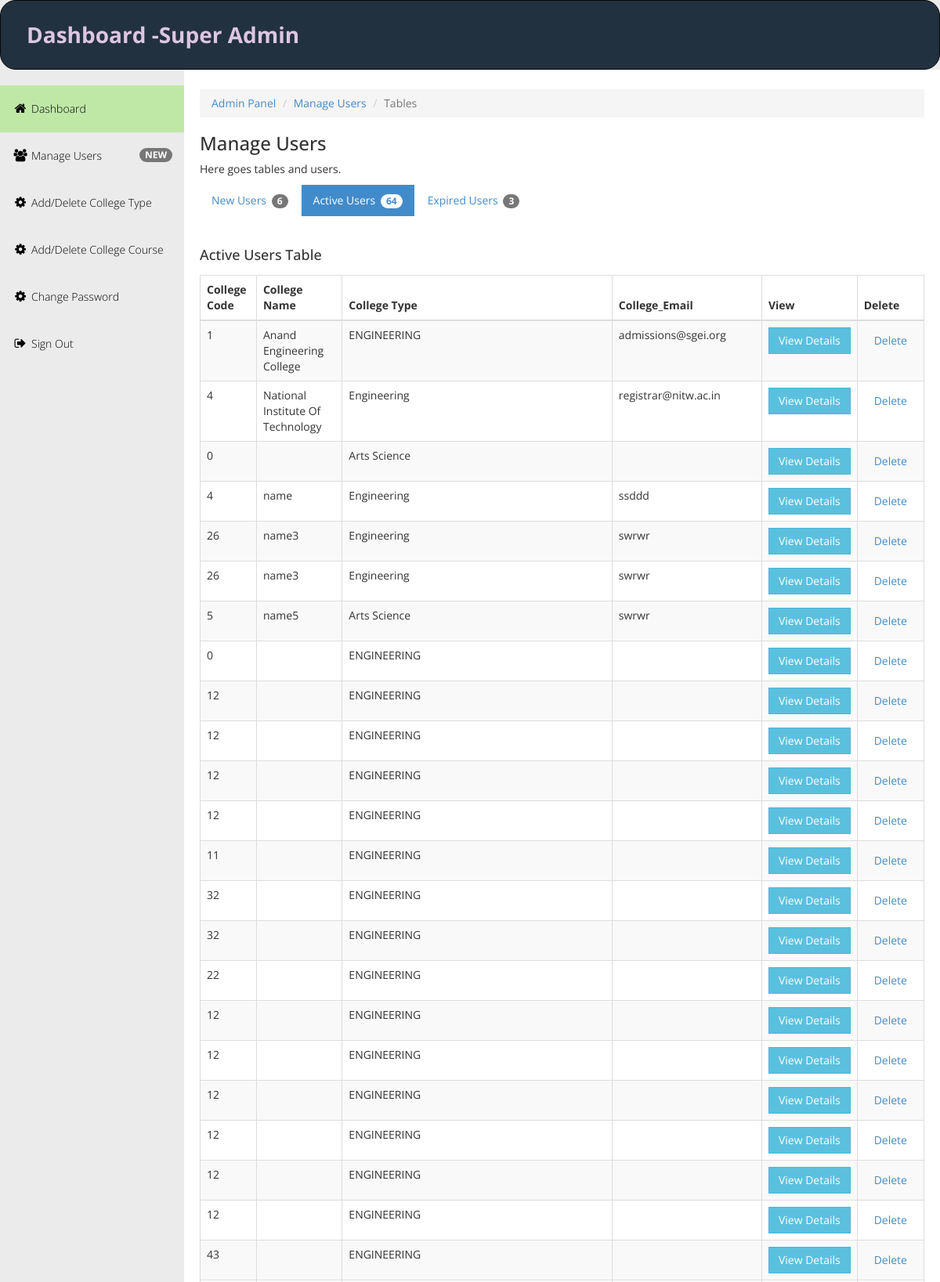
Page /SuperAdmin/tables_active.php (signed in, upper part) on the committed database.
### tables this page shows
CREATE TABLE IF NOT EXISTS `college_detail` (
  `id` int(15) NOT NULL,
  `college_code` int(10) NOT NULL,
  `college_name` varchar(150) NOT NULL,
  `college_rank` int(200) NOT NULL,
  `college_type` varchar(100) NOT NULL,
  `college_est` int(15) NOT NULL,
  `college_courses` varchar(100) NOT NULL,
  `college_faculty` int(20) NOT NULL,
  `college_batch` int(15) NOT NULL,
  `college_pcompany` varchar(40) NOT NULL,
  `college_approved` varchar(40) NOT NULL,
  `college_admode` varchar(20) NOT NULL,
  `college_hostel` varchar(20) NOT NULL,
  `college_hosac` varchar(20) NOT NULL,
  `college_library` varchar(20) NOT NULL,
  `college_address` varchar(50) NOT NULL,
  `college_city` varchar(150) NOT NULL,
  `college_state` varchar(150) NOT NULL,
  `college_pincode` int(6) NOT NULL,
  `college_rlystn` int(4) NOT NULL,
  `college_busstn` int(6) NOT NULL,
  `college_website` varchar(50) NOT NULL,
  `college_contact` int(10) NOT NULL,
  `college_email` varchar(50) NOT NULL,
  `password` varchar(100) NOT NULL,
  `approved` int(2) NOT NULL DEFAULT '0',
  `deleted` int(2) NOT NULL DEFAULT '0',
  `deleted_by` varchar(250) NOT NULL,
  `total_rate` int(250) NOT NULL DEFAULT '0',
  `total_count` int(250) NOT NULL DEFAULT '0',
  `ratings` int(250) NOT NULL DEFAULT '0',
  `visited` int(100) NOT NULL DEFAULT '0',
  `meta` varchar(500) NOT NULL
);

### SuperAdmin/tables_active.php (the view, shortened to what this page needs)
<?php
$sql_new = "SELECT * FROM college_detail WHERE approved= 0 AND deleted= 0";
$result_new = mysql_query($sql_new) OR DIE(mysql_error());
$count_new  = mysql_num_rows($result_new);
$sql_active = "SELECT * FROM college_detail WHERE approved= 1 AND deleted= 0";
$result_active = mysql_query($sql_active) OR DIE(mysql_error());
$count_active  = mysql_num_rows($result_active);
$sql_expired = "SELECT * FROM college_detail WHERE deleted= 1";
$result_expired = mysql_query($sql_expired) OR DIE(mysql_error());
$count_expired  = mysql_num_rows($result_expired);
?>
<!DOCTYPE html>
<head>
  <link rel="stylesheet" href="css/templatemo_main.css">
</head>
<body>
  <div class="navbar navbar-inverse" role="navigation">
      <div class="navbar-header">
        <div class="logo"><h1>Dashboard -Super Admin</h1></div>
      </div>
    </div>
    <div class="template-page-wrapper">
      <div class="navbar-collapse collapse templatemo-sidebar">
        <ul class="templatemo-sidebar-menu">
          <li class="active"><a href="index.php"><i class="fa fa-home"></i>Dashboard</a></li>
          <li><a href="tables.php"><i class="fa fa-users"></i><span class="badge pull-right">NEW</span>Manage Users</a></li>
          <li><a href="add_college_type.php"><i class="fa fa-cog"></i>Add/Delete College Type</a></li>
          <li><a href="add_college_courses.php"><i class="fa fa-cog"></i>Add/Delete College Course</a></li>
          <li><a href="change_password.php"><i class="fa fa-cog"></i>Change Password</a></li>
          <li><a href="javascript:;" data-toggle="modal" data-target="#confirmModal"><i class="fa fa-sign-out"></i>Sign Out</a></li>
        </ul>
      </div>
      <div class="templatemo-content-wrapper">
        <div class="templatemo-content">
          <ol class="breadcrumb">
            <li><a href="index.html">Admin Panel</a></li>
            <li><a href="#">Manage Users</a></li>
            <li class="active">Tables</li>
          </ol>
          <h1>Manage Users</h1>
          <p>Here goes tables and users.</p>
          <div class="row margin-bottom-30">
            <div class="col-md-12">
              <ul class="nav nav-pills">
                <li><a href="tables.php">New Users <span class="badge"><?php echo $count_new; ?></span></a></li>
                <li class="active"><a href="tables_active.php">Active Users <span class="badge"><?php echo $count_active; ?></span></a></li>
                <li><a href="tables_expired.php">Expired Users <span class="badge"><?php echo $count_expired; ?></span></a></li>
              </ul>
            </div>
          </div>
          <div class="row">
            <div class="col-md-12">
              <div class="table-responsive">
                <h4 class="margin-bottom-15">Active Users Table</h4>
                <table class="table table-striped table-hover table-bordered">
                  <thead>
                    <tr>
                      <th>College Code</th>
                      <th>College Name</th>
                      <th>College Type</th>
                      <th>College_Email</th>
                      <th>View</th>
                      <th>Delete</th>
                    </tr>
                  </thead>
                  <tbody>
                  <?php while($row_active = mysql_fetch_array($result_active)) { ?>
                    <tr>
                      <td><?php echo $row_active['college_code'];   ?></td>
                      <td><?php echo $row_active['college_name'];   ?></td>
                      <td><?php echo $row_active['college_type'];   ?></td>
                      <td><?php echo $row_active['college_email'];   ?></td>
                      <td>
                        <div class="btn-group">
                          <a href= "../college_details.php" ><button type="button" class="btn btn-info">View Details</button></a>
                        </div>
                      </td>
                      <td><a href="http://localhost/shashank/SuperAdmin/tables_active.php?code=<?php echo $row_active['id']; ?>" class="btn btn-link">Delete</a></td>
                    </tr>
                    <?php } ?>
                  </tbody>
                </table>
              </div>
          </div>
        </div>
      </div>
    </div>
</div>
  </body>
</html>

### SuperAdmin/css/templatemo_main.css (style rules this page uses)
* { font-family: 'Open Sans', sans-serif; }
body { background-color: rgb(235,235,235); }
h1 { font-size: 24px; }
.logo { display: inline-block; }
.logo h1 { font-size: 28px; font-weight: bolder; margin: 10px 15px; color: #dcc6e0; padding: 18px; }
.templatemo-content-wrapper { float: left; width: 100%; }
.templatemo-content { margin-left: 235px; margin-top: 0px; min-height: 600px; padding: 25px 20px 0 20px; background-color: white; overflow-x: hidden; }
.margin-bottom-15 { margin-bottom: 15px; }
.margin-bottom-30 { margin-bottom: 30px; }
.navbar { margin-bottom: 0; border-radius: 20px; background-color: #22313f; }
.navbar-header { color: rgb(127,127,127); }
.templatemo-sidebar { padding: 0; margin-top: 20px; }
.templatemo-sidebar .templatemo-sidebar-menu { list-style: none; margin: 0; padding: 0; }
.templatemo-sidebar .templatemo-sidebar-menu > li { display: block; margin: 0; padding: 0; border: 0px; }
.templatemo-sidebar .templatemo-sidebar-menu > li > a { display: block; position: relative; margin: 0; border: 0px; padding: 20px 15px; text-decoration: none; font-size: 14px; font-weight: 300; }
.templatemo-sidebar-menu a { color: black; }
.templatemo-sidebar .templatemo-sidebar-menu >li.active, .templatemo-sidebar .templatemo-sidebar-menu>li>a:hover { background-color: rgb(191, 232, 167); }
.templatemo-sidebar .templatemo-sidebar-menu > li > a > i { font-size: 16px; top: 2px; margin-top: 1px; margin-left: 1px; margin-right: 4px; display: inline-block; width: 1.25em; text-align: center; }
.nav-pills>li>a, .nav-tabs>li>a, .alert, .progress, .panel, .btn, .panel-group .panel, .form-control, .modal-content, .breadcrumb { border-radius: 0; }
@media screen and (min-width: 992px) { .templatemo-sidebar { width: 235px; float: left; position: relative; margin-right: -100%; } }

### rows in the picture
college_detail: college_code "1", college_name "Anand Engineering College", college_type "ENGINEERING", college_email "admissions@sgei.org"
college_detail: college_code "4", college_name "National Institute Of Technology", college_type "Engineering", college_email "registrar@nitw.ac.in"
college_detail: college_code "0", college_type "Arts Science"
college_detail: college_code "4", college_name "name", college_type "Engineering", college_email "ssddd"
college_detail: college_code "26", college_name "name3", college_type "Engineering", college_email "swrwr"
college_detail: college_code "26", college_name "name3", college_type "Engineering", college_email "swrwr"
college_detail: college_code "5", college_name "name5", college_type "Arts Science", college_email "swrwr"
college_detail: college_code "0", college_type "ENGINEERING"
college_detail: college_code "12", college_type "ENGINEERING"
college_detail: college_code "12", college_type "ENGINEERING"
college_detail: college_code "12", college_type "ENGINEERING"
college_detail: college_code "12", college_type "ENGINEERING"
college_detail: college_code "11", college_type "ENGINEERING"
college_detail: college_code "32", college_type "ENGINEERING"
college_detail: college_code "32", college_type "ENGINEERING"
college_detail: college_code "22", college_type "ENGINEERING"
college_detail: college_code "12", college_type "ENGINEERING"
college_detail: college_code "12", college_type "ENGINEERING"
college_detail: college_code "12", college_type "ENGINEERING"
college_detail: college_code "12", college_type "ENGINEERING"
college_detail: college_code "12", college_type "ENGINEERING"
college_detail: college_code "12", college_type "ENGINEERING"
college_detail: college_code "43", college_type "ENGINEERING"

### other values in the picture
$count_new "6"
$count_active "64"
$count_expired "3"
